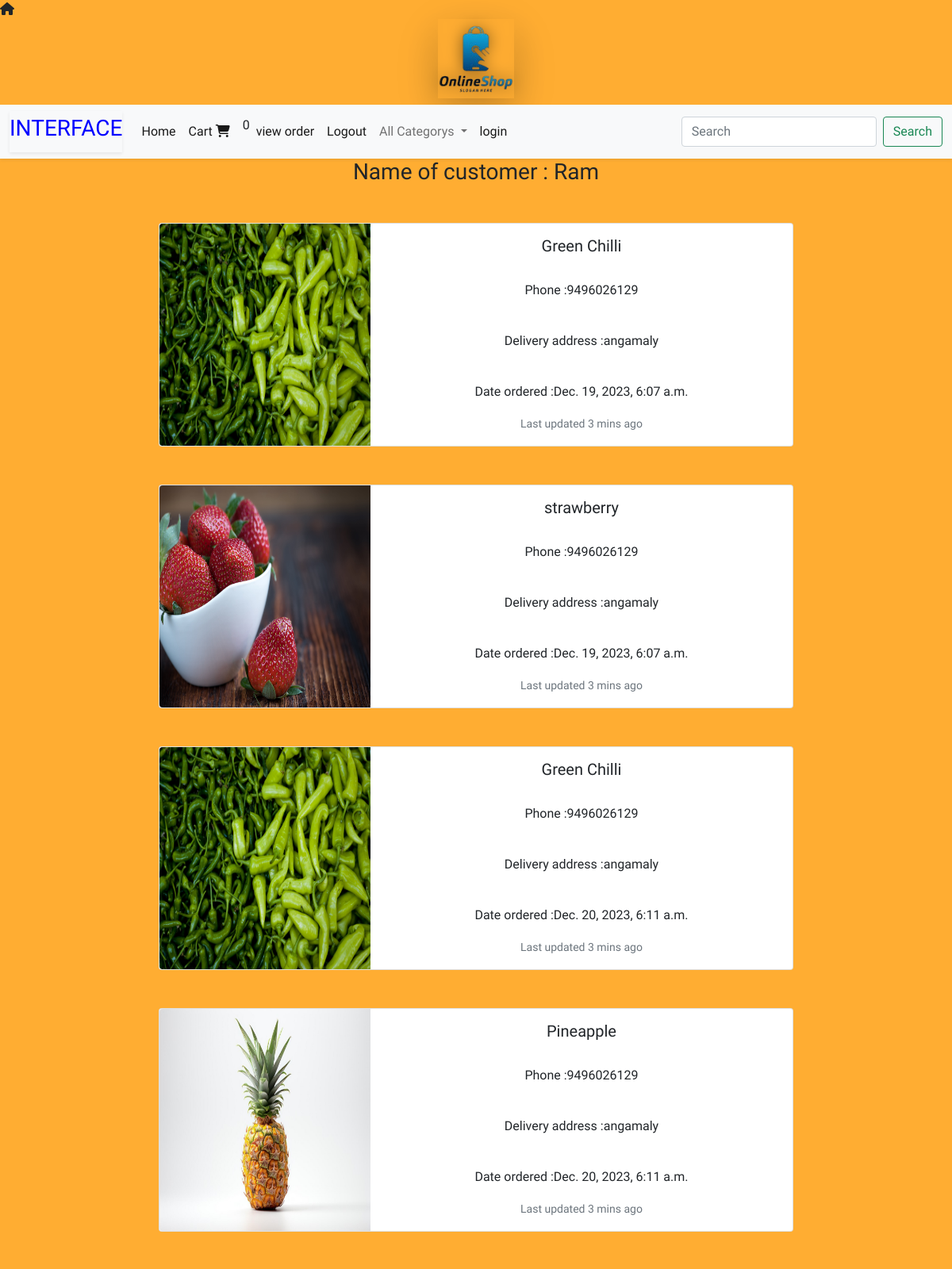
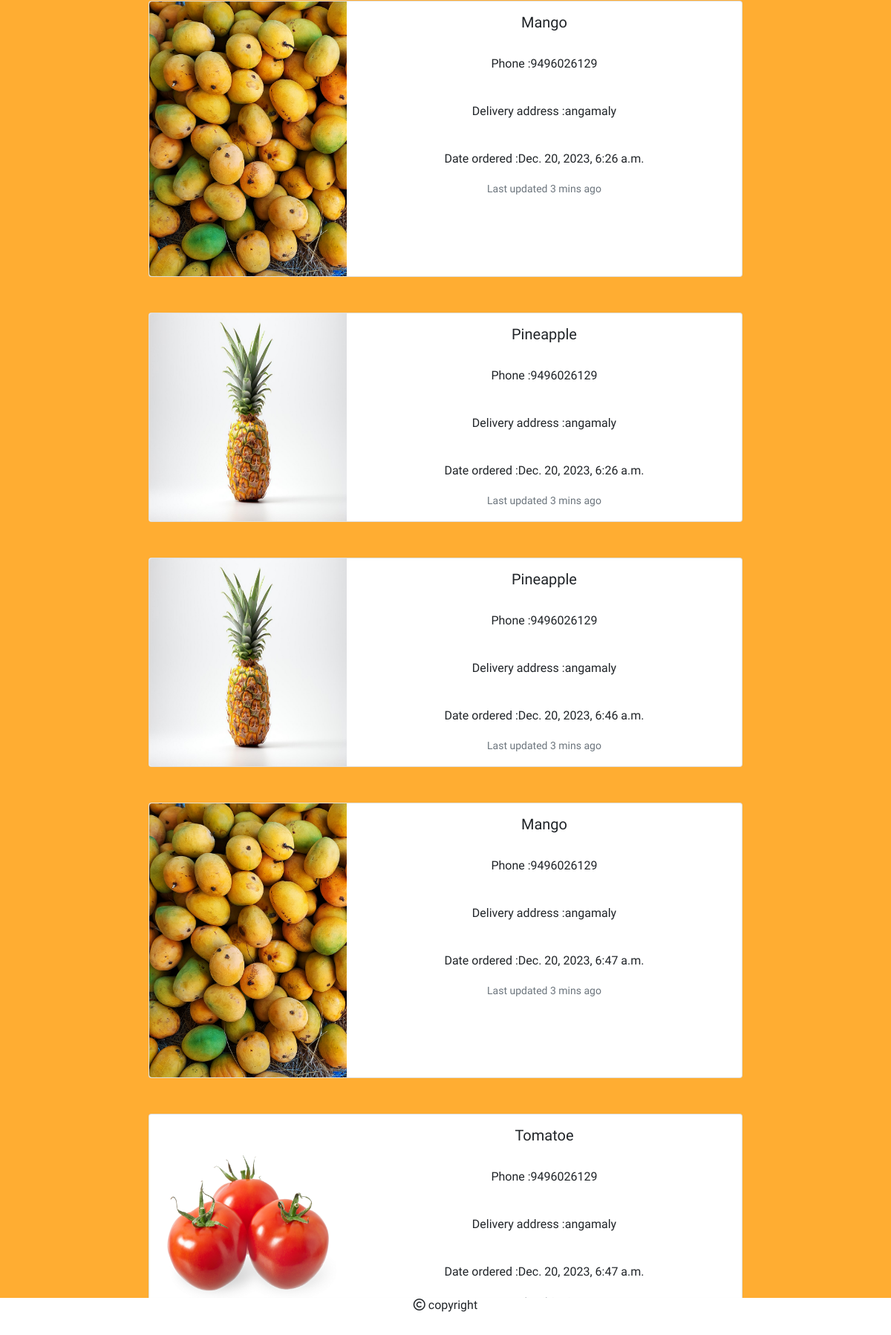
Page /cart/vieworder (signed in) on the committed database (2 pictures, top to bottom).
### cart/models.py (models this page shows, shortened)
class Order(models.Model):
    product=models.ForeignKey(Product,on_delete=models.CASCADE)
    user=models.ForeignKey(User,on_delete=models.CASCADE)
    noofitems=models.IntegerField()
    address=models.TextField()
    phone=models.CharField(max_length=15)
    order_status=models.CharField(default='pending',max_length=20)
    delivery_status=models.CharField(default="pending",max_length=20)
    date_order=models.DateTimeField(auto_now_add=True)

### shop/models.py (models this page shows, shortened)
class Product(models.Model):
    name = models.CharField(max_length=200)
    desc = models.TextField()
    image = models.ImageField(upload_to='shop/products/', blank=True, null=True)
    price = models.DecimalField(max_digits=10, decimal_places=2)
    category = models.ForeignKey(Category, on_delete=models.CASCADE)
    stock = models.IntegerField()
    available = models.BooleanField(default=True)
    created = models.DateTimeField(auto_now_add=True)
    updated = models.DateTimeField(auto_now=True)

### cart/views.py (the view)
# urls.py: path('vieworder', views.vieworder, name='vieworder')
def vieworder(request):
    u = request.user
    order = Order.objects.filter(user=u)
    return render(request, 'orderview.html', {'order': order})

### cart/context_processors.py (called while the page is built)
def productcount(request):
    item_count=0
    user=request.user
    try:
        cart=Cart.objects.filter(user=user)
        for i in cart:
            item_count=t=item_count+i.quantity
    except:
        item_count=0
    return {'count':item_count}

### shop/context_processors.py (called while the page is built)
def menu_links(request):
    c=Category.objects.all()
    return {'links':c}

### templates/orderview.html (shortened to what this page needs)
{% extends 'base.html' %}
{% load static %}
{% block content %}
<div class="text-center" >
<h3>Name of customer : {{user}}</h3>
{% for i in order %}
  <center>
    <div class="card mb-3 m-5" style="max-width: 800px;">
  <div class="row g-0">
    <div class="col-md-4">
      <img src="{{i.product.image.url}}" style="height:100%" height="500px" width="100%" class="img-fluid rounded-start" alt="...">
    </div>
    <div class="col-md-8">
      <div class="card-body">
        <h5 class="card-title">{{ i.product.name }}</h5>
        <p class="card-text"><br>Phone :{{i.phone}}</p>
        <p class="card-text"><br>Delivery address :{{i.address}}</p>
        <p class="card-text"><br>Date ordered :{{i.date_order}}</p>
        <p class="card-text"><small class="text-muted">Last updated 3 mins ago</small></p>
      </div>
    </div>
  </div>
</div>
    </center>
  {% endfor %}
</div>
{% endblock %}

### templates/base.html (shortened to what this page needs)
<!DOCTYPE html>
<html lang="en">
{%load static%}
<head>
  <link href="https://cdn.jsdelivr.net/npm/bootstrap@5.0.2/dist/css/bootstrap.min.css" rel="stylesheet">
<link rel="stylesheet" href="{% static 'css/style.css' %}">
<link rel="stylesheet" href="https://cdnjs.cloudflare.com/ajax/libs/font-awesome/6.5.1/css/all.min.css" />
</head>
<body>
<i class="fa fa-home" aria-hidden="true"></i>
<center><h1><img style="filter: drop-shadow(0px 0px 10px rgba(0, 0, 0, 0.5));" class="shadow-lg" height=100px;width=100px; src="{%static 'images/e_commarce_logo.png'%}"></h1></center>
<header>
<nav class="navbar navbar-expand-lg shadow-sm navbar-light bg-light">
  <div class="container-fluid">
    <a class="navbar-brand shadow-sm" href="#" style="color:blue;"><h3>INTERFACE </h3></a>
    <div class="collapse navbar-collapse" id="navbarSupportedContent">
      <ul class="navbar-nav me-auto mb-2 mb-lg-0">
        <li class="nav-item">
          <a class="nav-link active" aria-current="page" href="{% url 'shop:allChategories' %}">Home</a>
        </li>
  {% if user.is_authenticated %}
          {% if user.is_superuser == False %}
                   <li class="nav-item">
          <a class="nav-link active" aria-current="page" href="{% url 'cart:cartview' %}">Cart <i class="fa fa-shopping-cart" aria-hidden="true"></i></a>
        </li>&nbsp;&nbsp;{{count}}
                <li class="nav-item">
          <a class="nav-link active" aria-current="page" href="{% url 'cart:vieworder' %}">view order</a>
        </li>
          {% endif %}
                   <li class="nav-item">
          <a class="nav-link active" aria-current="page" href="{% url 'shop:Logout' %}">Logout</a>
        </li>
        {% else %}
         <li class="nav-item">
          <a class="nav-link active" aria-current="page" href="{% url 'shop:register' %}">Register</a>
        </li>
{% endif %}
          <li class="nav-item dropdown">
          <a class="nav-link dropdown-toggle" href="#" id="navbarDropdown" role="button" data-bs-toggle="dropdown" aria-expanded="false">
            All Categorys
          </a>
        </li>
         <li class="nav-item">
          <a class="nav-link active" aria-current="page" href="{% url 'shop:login' %}">login</a>
        </li>
      </ul>
      <form class="d-flex" method="POST" action="{% url 'search:search'  %}" >
        <input name="q" class="form-control me-2" type="search" placeholder="Search" aria-label="Search">
        <button class="btn btn-outline-success" type="submit">Search</button>
      </form>
    </div>
  </div>
</nav>
</header>
{% block content %}
{% endblock %}
<footer class="shadow-sm" >
<div>
  <h6 ><i class="fa-regular fa-copyright"></i> copyright</h6>
</div>
</footer>
</body>
</html>

### static/css/style.css (style rules this page uses)
body { background-color:#FFAD32; font-family: 'Dhurjati', sans-serif; }
footer { height:50px; width:100%; background-color:white; position:fixed; bottom:0; left:0; text-align:center; font-weight:bold; }

### rows in the picture
Order: product.image (picture), product.name "Green Chilli", phone "9496026129", address "angamaly", date_order "Dec. 19, 2023, 6:07 a.m."
Order: product.image (picture), product.name "strawberry", phone "9496026129", address "angamaly", date_order "Dec. 19, 2023, 6:07 a.m."
Order: product.image (picture), product.name "Green Chilli", phone "9496026129", address "angamaly", date_order "Dec. 20, 2023, 6:11 a.m."
Order: product.image (picture), product.name "Pineapple", phone "9496026129", address "angamaly", date_order "Dec. 20, 2023, 6:11 a.m."
Order: product.image (picture), product.name "Mango", phone "9496026129", address "angamaly", date_order "Dec. 20, 2023, 6:26 a.m."
Order: product.image (picture), product.name "Pineapple", phone "9496026129", address "angamaly", date_order "Dec. 20, 2023, 6:26 a.m."
Order: product.image (picture), product.name "Pineapple", phone "9496026129", address "angamaly", date_order "Dec. 20, 2023, 6:46 a.m."
Order: product.image (picture), product.name "Mango", phone "9496026129", address "angamaly", date_order "Dec. 20, 2023, 6:47 a.m."
Order: product.image (picture), product.name "Tomatoe", phone "9496026129", address "angamaly", date_order "Dec. 20, 2023, 6:47 a.m."

### other values in the picture
{{ count }} "0"
{{ user }} "Ram"
